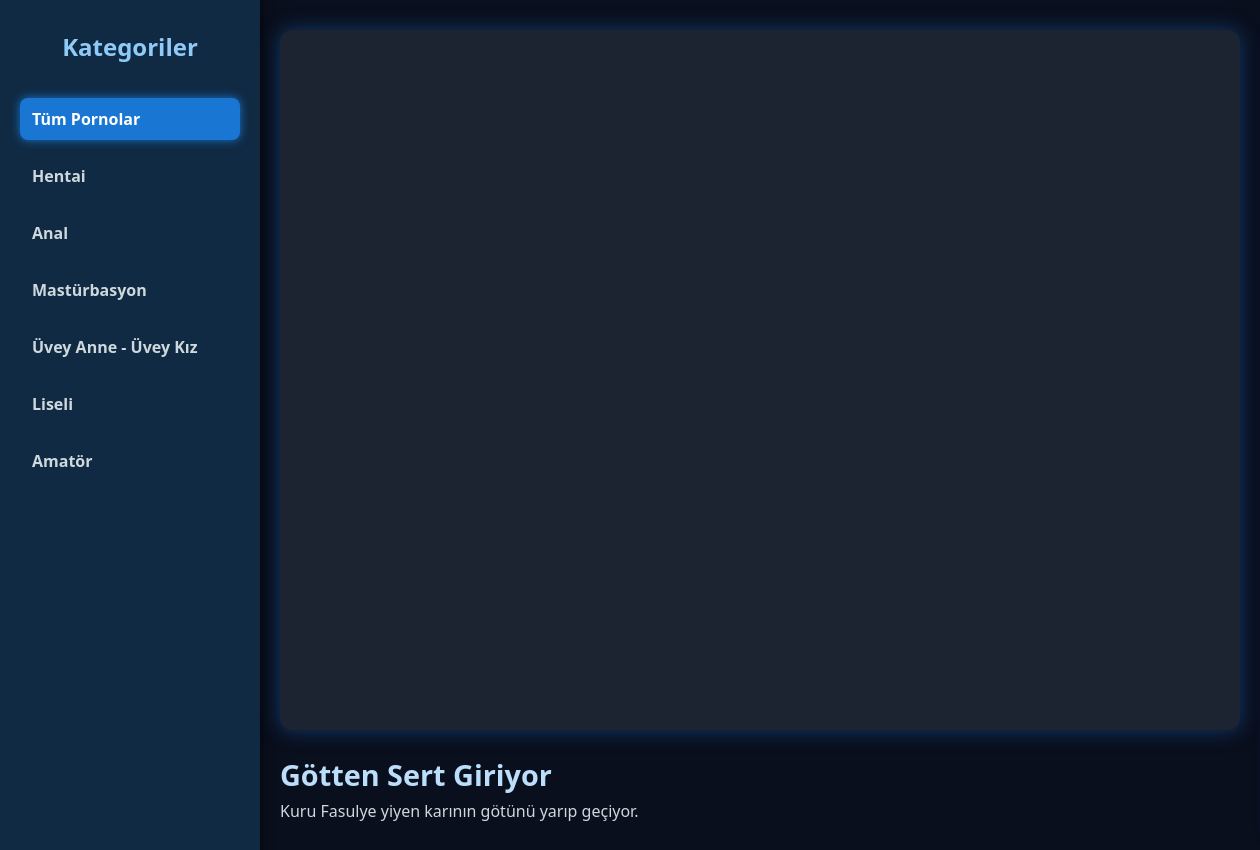
The app's page /porno/2/watch/ with its own data.
### porno/models.py (models this page shows, shortened)
class PornCategory(models.Model):
    name = models.CharField(max_length=100)

class PornVideo(models.Model):
    title = models.CharField(max_length=255)
    description = models.TextField(blank=True, null=True)
    poster = models.ImageField(upload_to='posters/', blank=True, null=True)
    video_url = models.URLField(blank=True, null=True)  # tüm video linkleri buraya
    external_id = models.CharField(max_length=50, blank=True, null=True)
    upload_date = models.DateTimeField(auto_now_add=True)
    category = models.ForeignKey(PornCategory, on_delete=models.CASCADE)

### porno/views.py (the view)
# urls.py: path('porno/<int:video_id>/watch/', views.porno_watch, name='porno_watch'),
def porno_watch(request, video_id):
    video = get_object_or_404(PornVideo, id=video_id)
    categories = PornCategory.objects.all()
    videos = PornVideo.objects.all()  # tüm videoları aldık
    context = {
        'video': video,
        'categories': categories,
        'videos': videos,            # bunu kesin ekle
        'secili_kategori': None,
    }
    return render(request, 'pornomovie/porno_watch.html', context)

### porno/templates/pornomovie/porno_watch.html (shortened to what this page needs)
<!DOCTYPE html>
<html lang="tr">
<head>
</head>
<body>
  <nav class="sidebar" role="navigation" aria-label="Kategori Listesi">
    <h2>Kategoriler</h2>
    <a href="{% url 'home' %}" class="{% if not secili_kategori %}active{% endif %}">Tüm Pornolar</a>
    {% for category in categories %}
      <a href="{% url 'category_videos' category.id %}" class="{% if secili_kategori and secili_kategori.id == category.id %}active{% endif %}">{{ category.name }}</a>
    {% endfor %}
  </nav>
  <div class="main-container">
    <div class="video-section">
      <div class="video-player">
        <iframe
          src="https://www.pornhub.com/embed/{{ video.external_id }}"
          allowfullscreen
          title="{{ video.title }}">
        </iframe>
      </div>
      <div class="video-info">
        <h1>{{ video.title }}</h1>
        <p>{{ video.description }}</p>
      </div>
    </div>
  </div>
</body>
</html>

### porno/templates/pornomovie/porno_watch.html (style rules this page uses)
body { margin: 0; background: #0a0f1d; color: #fff; font-family: 'Segoe UI', sans-serif; display: flex; min-height: 100vh; }
.sidebar { width: 220px; background: #102a43; padding: 30px 20px; box-shadow: 2px 0 10px rgba(0, 0, 0, 0.6); display: flex; flex-direction: column; gap: 15px; position: fixed; top: 0; left: 0; bottom: 0; overflow-y: auto; z-index: 1000; user-select: none; }
.sidebar h2 { margin: 0 0 20px 0; color: #90caf9; font-size: 1.5rem; font-weight: 700; text-align: center; }
.sidebar a { color: #cfd8dc; text-decoration: none; font-weight: 600; padding: 10px 12px; border-radius: 8px; transition: background-color 0.3s ease; white-space: nowrap; overflow: hidden; text-overflow: ellipsis; }
.sidebar a:hover, .sidebar a.active { background-color: #1976d2; color: white; box-shadow: 0 0 10px #1976d2; }
.main-container { margin-left: 270px; display: flex; flex-direction: row; padding: 30px 20px 30px 10px; gap: 30px; width: calc(100% - 270px); box-sizing: border-box; }
.video-section { max-width: 1250px; display: flex; flex-direction: column; gap: 10px; flex-shrink: 0; width: 100%; }
.video-player { height: 700px; background: #1c2331; border-radius: 12px; box-shadow: 0 0 20px rgba(21, 101, 192, 0.5); overflow: hidden; }
.video-player iframe { width: 100%; height: 700px; border: none; border-radius: 12px; }
.video-info { background: transparent; padding: 0; border-radius: 0; box-shadow: none; color: #cfd8dc; max-height: none; overflow: visible; user-select: text; }
.video-info h1 { color: #bbdefb; font-size: 1.8rem; margin: 15px 0 5px 0; text-align: left; }
.video-info p { font-size: 1rem; line-height: 1.5; margin: 0 0 15px 0; text-align: left; }

### records on screen
PornCategory: name "Hentai"
PornCategory: name "Anal"
PornCategory: name "Mastürbasyon"
PornCategory: name "Üvey Anne - Üvey Kız"
PornCategory: name "Liseli"
PornCategory: name "Amatör"
PornVideo: title "Götten Sert Giriyor", description "Kuru Fasulye yiyen karının götünü yarıp geçiyor."
